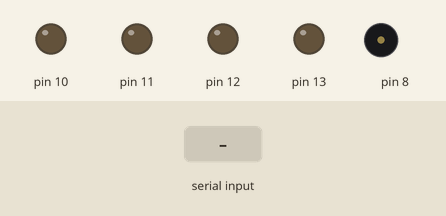
Recording of a sketch running on a simulated Arduino Uno, built with avr-gcc and run on an emulated ATmega328P. Shown: output pins drawn as LEDs (lit = HIGH), buzzer (waves = sounding). The test bench sets the inputs (shaded band).

Above: at 2.2 s.
2.3 s: "0" received over Serial
At 3.4 s:
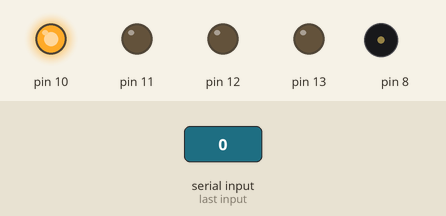
3.8 s: "1" received over Serial
At 4.6 s:
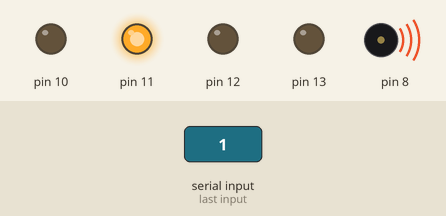
5.3 s: "2" received over Serial
At 5.7 s:
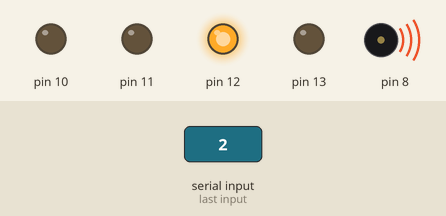
6.8 s: "3" received over Serial
At 8.0 s:
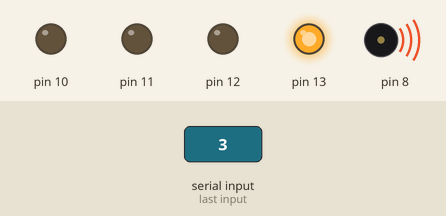
8.3 s: "90,45\n" received over Serial
At 9.3 s:
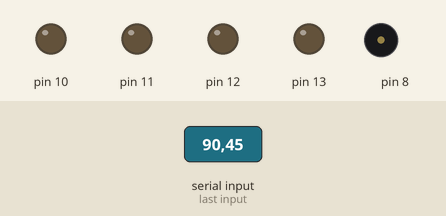
Timing chart, 0 to 10.8 s (numbered marks = the images above; inputs shaded):
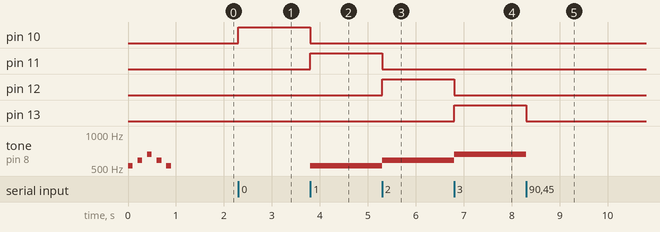

The sketch:

week05_3_arduino_do_re_mi_Serial_blink.ino
```cpp
// week05_3_arduino_do_re_mi_Serial_blink
// week05_2_arduino_do_re_mi_Serial_tone_noTone
// 修改自 week05_1_arduino_do_re_mi_Serial
// 會有對應的燈號, 閃閃發亮
void setup(){
  pinMode(8, OUTPUT); // Buzzer 8 聲音
  pinMode(10, OUTPUT); // 對應 '0'
  pinMode(11, OUTPUT); // 對應 '1'
  pinMode(12, OUTPUT); // 對應 '2'
  pinMode(13, OUTPUT); // 對應 '3'

  Serial.begin(9600); // USB Serial 開始傳輸, 速度 9600 bps
  tone(8, 523, 100); delay(200); // Do
  tone(8, 587, 100); delay(200); // Re
  tone(8, 659, 100); delay(200); // Mi
  tone(8, 587, 100); delay(200); // Re
  tone(8, 523, 100); delay(200); // Do
}
char c = '0'; // 0沒聲音 1:Do 2:Re 3:Mi
void loop(){
  if (Serial.available()){ // 如果 USB Serial 有收到資料
    c = Serial.read(); // 就讀進來 (不要再宣告變數char c, 直接寫 c)

    for (int i=10; i<=13; i++) digitalWrite(i, LOW); // 都先暗下來
    if (c>='0' && c<='3') digitalWrite(c-'0'+10, HIGH); // 大小寫換算
    if (c=='0') noTone(8); // 不要發聲音
    if (c=='1') tone(8, 523); // Do 一直發聲 (不要限定100ms)
    if (c=='2') tone(8, 587); // Re 一直發聲
    if (c=='3') tone(8, 659); // Mi 一直發聲
  }
}
```

Measured:
- after the input at 2.3 s, pin 10: LOW → HIGH at once
- after the input at 3.8 s, pin 10: HIGH → LOW at once; pin 11: LOW → HIGH at once; tone on pin 8: silent → 523 Hz at once
- after the input at 5.3 s, pin 11: HIGH → LOW at once; pin 12: LOW → HIGH at once; tone on pin 8: 523 Hz → 587 Hz at once
- after the input at 6.8 s, pin 12: HIGH → LOW at once; pin 13: LOW → HIGH at once; tone on pin 8: 587 Hz → 659 Hz at once
- after the input at 8.3 s, pin 13: HIGH → LOW at once; tone on pin 8: 659 Hz → silent at once
